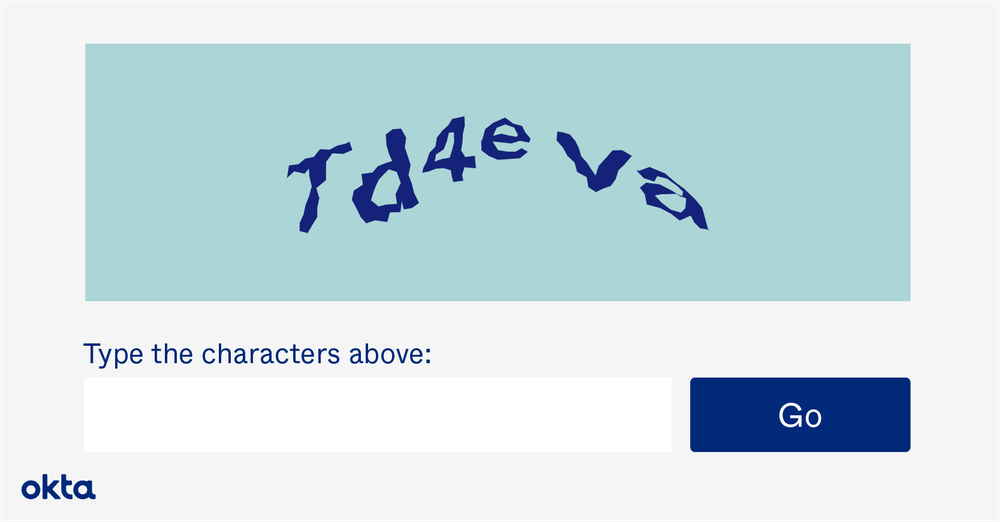
#> input picture captcha1.png, 1000 x 522 px, shrunk from 1668 x 871 before the run
$ python -i PYTESSERACT.py   (imports and definitions only)
#> lines starting #> are read from the running program, lines starting #| are printed output that depends on the picture; after the words box and inside, x2 and y2 are one past the last pixel; in counts of white or black regions, pixels touching at a corner belong together
import os

import cv2
import numpy as np
import pytesseract


def preprocess_image(image_path):
    # Charger l'image
#> called with image_path = 'captcha1.png'
    image = cv2.imread(image_path, cv2.IMREAD_COLOR)
#> image is the input picture: shape (522, 1000, 3); mean B, G, R 227.1, 222.3, 204.2

    # Convertir en niveaux de gris
    gray = cv2.cvtColor(image, cv2.COLOR_BGR2GRAY)
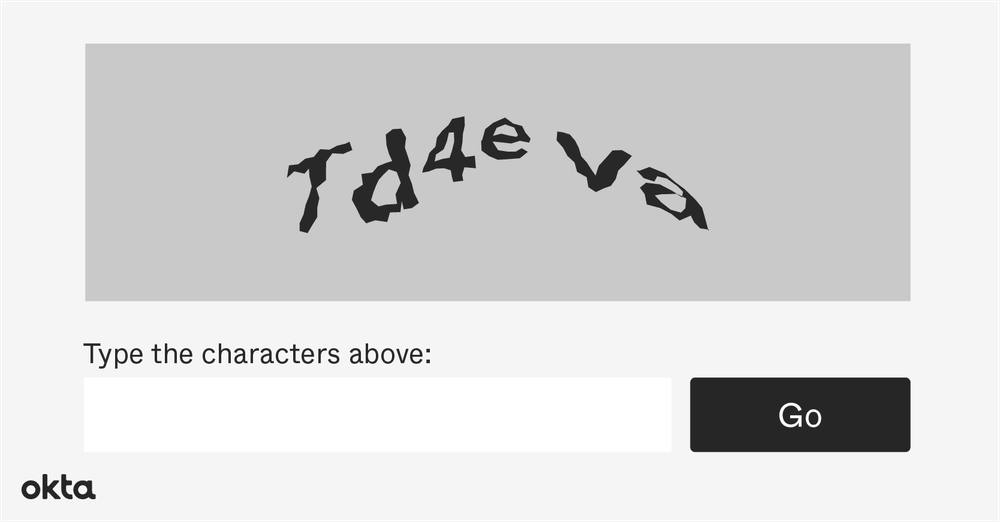
#> gray: shape (522, 1000); min 11, max 255, mean 217.6

    # Appliquer un seuil adaptatif pour binariser
    binary = cv2.adaptiveThreshold(
        gray, 255, cv2.ADAPTIVE_THRESH_GAUSSIAN_C, cv2.THRESH_BINARY, 11, 2
    )
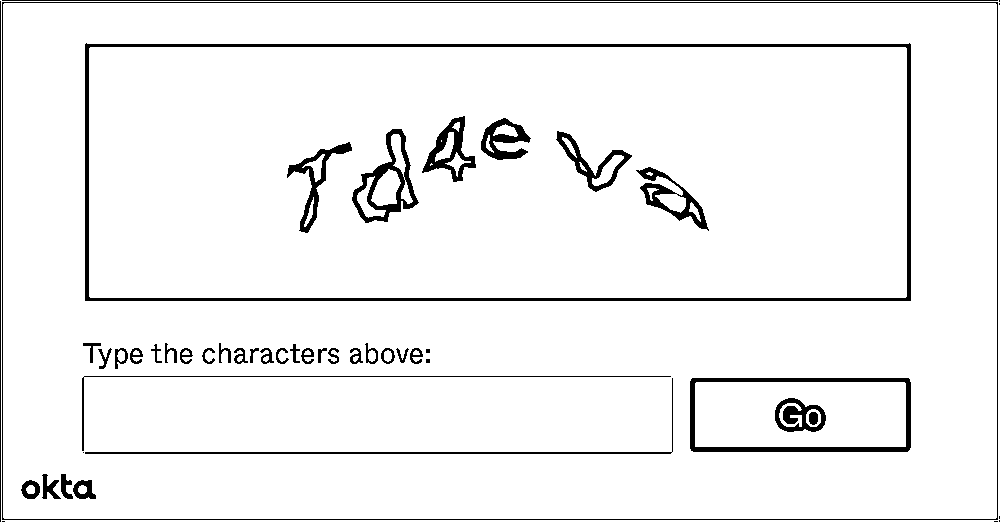
#> binary: shape (522, 1000); 94.8% white; 50 black regions (9 under 20 px), largest, box (x1, y1, x2, y2) and area: (85, 43, 911, 301) 6970, (2, 2, 998, 520) 3028, (690, 378, 911, 452) 2620

    # Éliminer le bruit avec un filtre médian
    denoised = cv2.medianBlur(binary, 3)
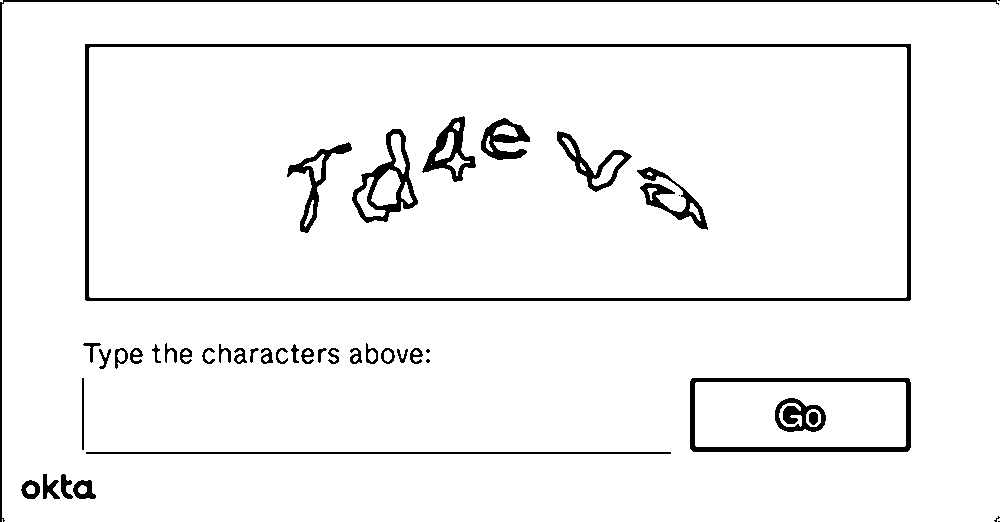
#> denoised: shape (522, 1000); 95.2% white; 45 black regions (6 under 20 px), largest, box (x1, y1, x2, y2) and area: (85, 44, 911, 301) 6966, (0, 0, 999, 522) 3042, (690, 378, 911, 452) 2621

    # Optionnel : Dilatation et érosion pour améliorer le contraste
    kernel = np.ones((2, 2), np.uint8)
    processed = cv2.dilate(denoised, kernel, iterations=1)
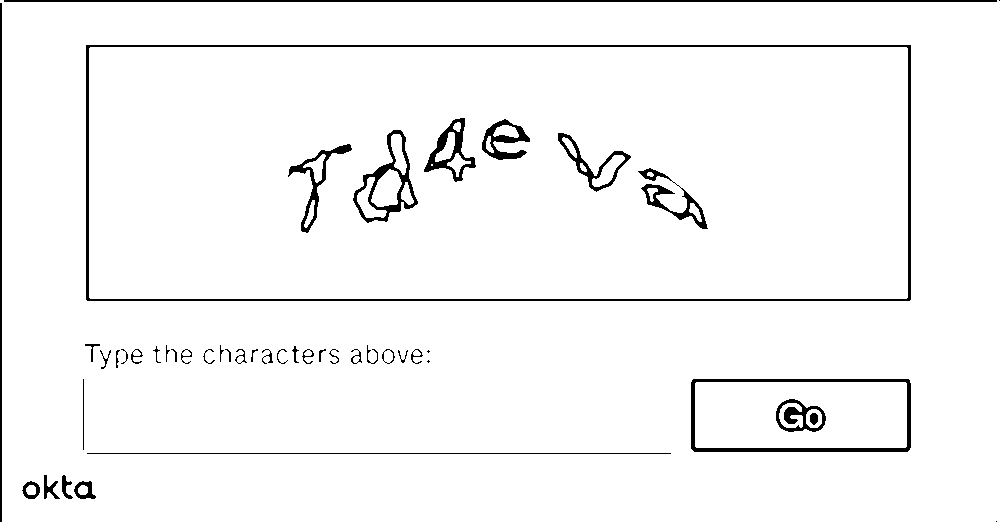
#> processed: shape (522, 1000); 96.4% white; 47 black regions (4 under 20 px), largest, box (x1, y1, x2, y2) and area: (86, 45, 911, 301) 4814, (691, 379, 911, 452) 2050, (4, 0, 997, 2) 1986
    processed = cv2.erode(processed, kernel, iterations=1)
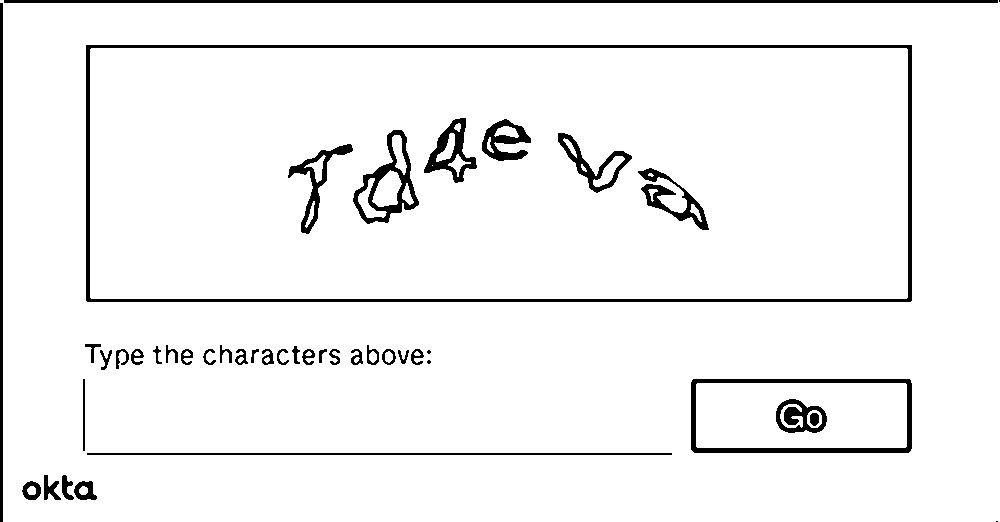
#> processed: shape (522, 1000); 94.9% white; 44 black regions (4 under 20 px), largest, box (x1, y1, x2, y2) and area: (86, 45, 912, 302) 6966, (4, 0, 998, 3) 2982, (691, 379, 912, 453) 2621

    # Sauvegarder l'image prétraitée pour vérifier
    temp_path = "processed_captcha.png"
    cv2.imwrite(temp_path, processed)

    return temp_path


def solve_captcha(image_path):
    # Prétraiter l'image
    temp_path = preprocess_image(image_path)

    try:
        # Extraire le texte avec pytesseract
        custom_config = r"--oem 3 --psm 6"
#> (the run stopped early here; a loop or call above may not have finished)
